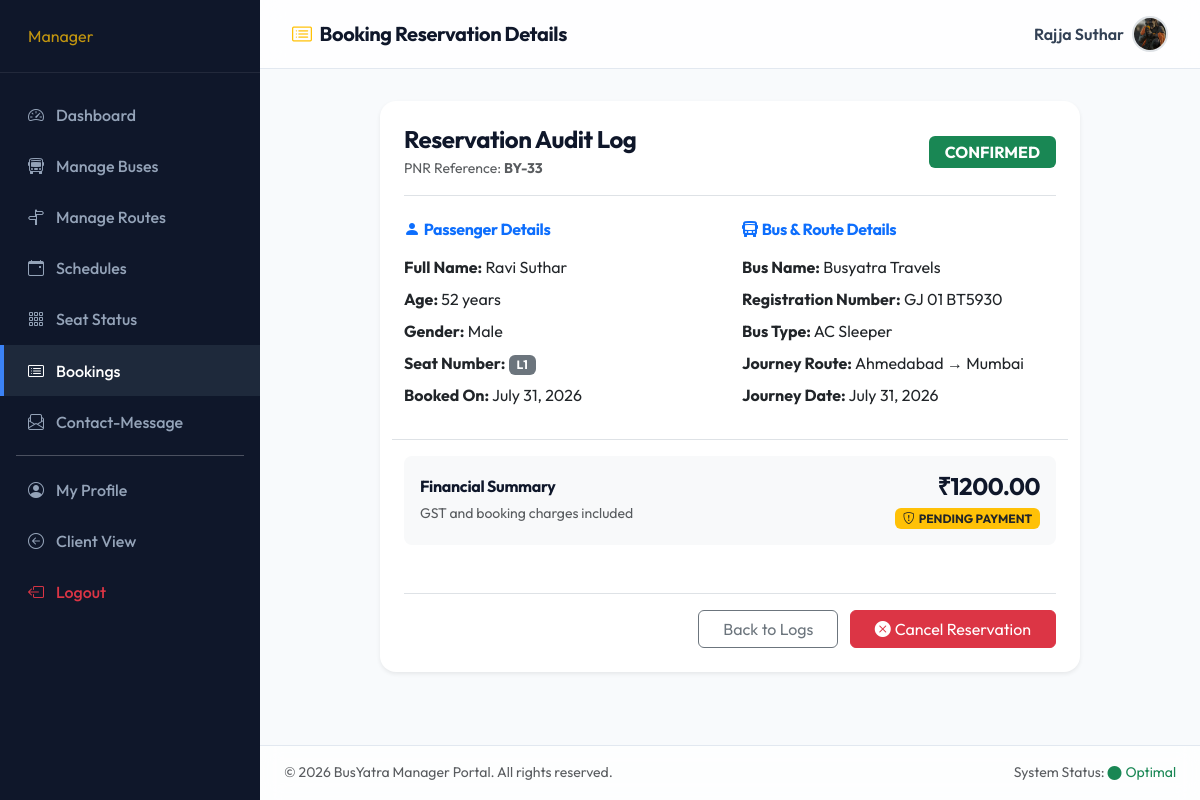
Before: /manager-booking/33/ (signed in) with the older database file.
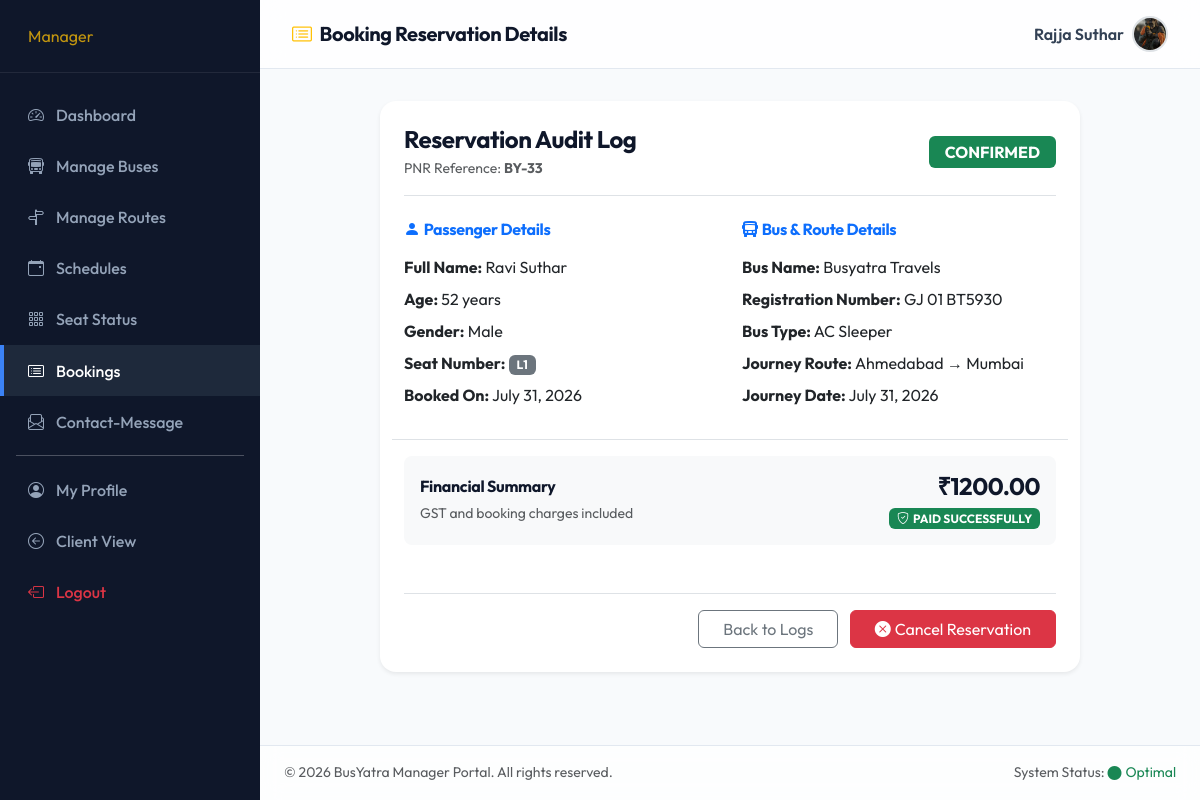
After: the same page with the newer database file.
### Bus/models.py (models this page shows, shortened)
class User(models.Model):
    name = models.CharField(max_length=100)
    email = models.EmailField(unique=True)
    phone = models.CharField(max_length=15, unique=True)
    password = models.CharField(max_length=100)
    profile =models.ImageField(default='', upload_to='profile/')
    usertype = models.CharField(max_length=20, default="customer")

class Booking(models.Model):
    user = models.ForeignKey(User, on_delete=models.CASCADE)
    bus = models.ForeignKey(Bus, on_delete=models.CASCADE)
    seat_number = models.CharField(max_length=10)
    passenger_name = models.CharField(max_length=100)
    passenger_age = models.IntegerField()
    passenger_gender = models.CharField(max_length=10)
    amount = models.DecimalField(max_digits=10, decimal_places=2)
    booking_date = models.DateField(auto_now_add=True)
    travel_date = models.DateField()
    JOURNEY_TYPE_CHOICES = [
        ('ONE_WAY', 'One Way'),
        ('ROUND_TRIP', 'Round Trip'),
    ]
    journey_type = models.CharField(
        max_length=20,
        choices=JOURNEY_TYPE_CHOICES,
        default='ONE_WAY'
    )
    round_trip_id = models.UUIDField(
        default=None,
        null=True,
        blank=True,
        db_index=True
    )
    STATUS_CHOICES = [
        ('booked', 'Booked'),
        ('cancelled', 'Cancelled'),
        ('completed', 'Completed'),
    ]
    status = models.CharField(
        max_length=20,
        choices=STATUS_CHOICES,
        default='booked'
    )
    payment_id = models.CharField(
        max_length=150,
        blank=True,
        null=True
    )
    razorpay_order_id = models.CharField(
        max_length=150,
        blank=True,
        null=True
    )
    razorpay_signature = models.CharField(
        max_length=255,
        blank=True,
        null=True
    )
    payment = models.BooleanField(default=False)
    booking_status = models.CharField(
        max_length=20,
        default='booked'
    )
    payment_status = models.CharField(
        max_length=20,
        default='pending'
    )

class Bus(models.Model):
    manager = models.ForeignKey(User, on_delete=models.CASCADE)
    bus_name = models.CharField(max_length=100)
    bus_number = models.CharField(max_length=20)
    bus_type = models.CharField(max_length=20)
    source = models.CharField(max_length=100)
    destination = models.CharField(max_length=100)
    departure_time = models.TimeField()
    arrival_time = models.TimeField()
    total_seats = models.IntegerField()
    available_seats = models.IntegerField()
    fare = models.DecimalField(max_digits=10, decimal_places=2)
    image = models.ImageField(default='', upload_to='bus/')

### Bus/views.py (the view)
# urls.py: path('manager-booking/<int:booking_id>/', views.manager_booking_detail, name='manager_booking_detail'),
def manager_booking_detail(request, booking_id):
    manager = get_manager_user(request)
    if not manager:
        return redirect('login')
    try:
        booking = Booking.objects.get(id=booking_id, bus__manager=manager)
        return render(request, 'manager-booking-detail.html', {'booking': booking})
    except Booking.DoesNotExist:
        return redirect('manager_bookings')

### Bus/context_processors.py (called while the page is built)
def login_user(request):
    email = request.session.get('email')
    if email:
        try:
            user = User.objects.get(email=email)
            return {'login_user': user}
        except User.DoesNotExist:
            pass
    return {'login_user': None}

### Bus/views.py (called while the page is built)
def get_manager_user(request):
    try:
        return get_logged_in_user(request, 'manager')
    except Exception as e:
        logger.error(f"Error in get_manager_user: {e}")
        return None

def get_logged_in_user(request, usertype):
    email = request.session.get('email')
    if not email:
        return None
    try:
        return User.objects.get(email=email, usertype=usertype)
    except User.DoesNotExist:
        return None

### Bus/templates/manager-booking-detail.html (shortened to what this page needs)
{% load static %}
<!DOCTYPE html>
<html lang="en">
<head>
    <link href="https://cdn.jsdelivr.net/npm/bootstrap@5.3.2/dist/css/bootstrap.min.css" rel="stylesheet">
    <link href="https://cdn.jsdelivr.net/npm/bootstrap-icons@1.11.2/font/bootstrap-icons.min.css" rel="stylesheet">
    <link rel="stylesheet" href="{% static 'assets/css/style.css' %}">
</head>
<body>
    <div class="admin-wrapper">
        <nav class="admin-sidebar">
            <div class="sidebar-header">
                <span class="fs-6 text-warning ms-1 opacity-75">Manager</span>
            </div>
            <div class="nav flex-column mt-3">
                <a href="{% url 'manager_dashboard' %}" class="nav-link" id="sidebar-dashboard"><i
                        class="bi bi-speedometer2"></i>Dashboard</a>
                <a href="{% url 'manager_buses' %}" class="nav-link" id="sidebar-buses"><i
                        class="bi bi-bus-front"></i>Manage Buses</a>
                <a href="{% url 'manager_routes' %}" class="nav-link" id="sidebar-routes"><i
                        class="bi bi-signpost-split"></i>Manage Routes</a>
                <a href="{% url 'manager_schedules' %}" class="nav-link" id="sidebar-schedules"><i
                        class="bi bi-calendar-event"></i>Schedules</a>
                <a href="{% url 'manager_seats' %}" class="nav-link" id="sidebar-seats"><i
                        class="bi bi-grid-3x3-gap"></i>Seat Status</a>
                <a href="{% url 'manager_bookings' %}" class="nav-link active" id="sidebar-bookings"><i
                        class="bi bi-card-list"></i>Bookings</a>
                <a href="{% url 'contact_message' %}" class="nav-link" id="sidebar-contact"><i
                        class="bi bi-envelope-paper"></i>Contact-Message</a>
                <hr class="text-white opacity-25 my-2 mx-3">
                <a href="{% url 'manager_profile' %}" class="nav-link" id="sidebar-profile"><i
                        class="bi bi-person-circle"></i>My Profile</a>
                <a href="{% url 'index' %}" class="nav-link"><i class="bi bi-arrow-left-circle"></i>Client View</a>
                <a href="{% url 'logout' %}" class="nav-link text-danger mt-auto"><i class="bi bi-box-arrow-left"></i>Logout</a>
            </div>
        </nav>
        <div class="admin-content d-flex flex-column">
            <header class="admin-header d-flex justify-content-between align-items-center">
                <h5 class="mb-0 text-navy-dark fw-bold"><i class="bi bi-card-list text-warning me-2"></i>Booking Reservation Details</h5>
                <div class="d-flex align-items-center gap-2">
                    <span class="fw-semibold text-navy-dark">{{ login_user.name }}</span>
                    {% if login_user.profile and login_user.profile.name %}
                        <img src="{{ login_user.profile.url }}" width="36" height="36" class="rounded-circle border border-2 object-fit-cover">
                    {% else %}
                        <div class="profile-img-container m-0 bg-warning text-dark d-flex align-items-center justify-content-center" style="width:36px; height:36px; font-size:0.95rem; font-weight:700; border-radius: 50%;">{{ login_user.name|slice:":2"|upper }}</div>
                    {% endif %}
                </div>
            </header>
            <main class="admin-body">
                <div class="container-fluid p-0" style="max-width: 700px; margin: 0 auto;">
                    <div class="card card-custom p-4 shadow-sm border-0">
                        <div class="d-flex justify-content-between align-items-center border-bottom pb-3 mb-4">
                            <div>
                                <h4 class="fw-bold text-navy-dark mb-1">Reservation Audit Log</h4>
                                <p class="text-muted small mb-0">PNR Reference: <strong>BY-{{ booking.id }}</strong></p>
                            </div>
                            <div>
                                {% if booking.status == 'booked' %}
                                    <span class="badge bg-success px-3 py-2 fs-6">CONFIRMED</span>
                                {% elif booking.status == 'cancelled' %}
                                    <span class="badge bg-danger px-3 py-2 fs-6">CANCELLED</span>
                                {% else %}
                                    <span class="badge bg-secondary px-3 py-2 fs-6">{{ booking.status|upper }}</span>
                                {% endif %}
                            </div>
                        </div>
                        <div class="row g-4">
                            <div class="col-md-6">
                                <h6 class="fw-bold text-primary mb-3"><i class="bi bi-person-fill me-1"></i>Passenger Details</h6>
                                <p class="mb-2"><strong>Full Name:</strong> {{ booking.passenger_name }}</p>
                                <p class="mb-2"><strong>Age:</strong> {{ booking.passenger_age }} years</p>
                                <p class="mb-2"><strong>Gender:</strong> {{ booking.passenger_gender }}</p>
                                <p class="mb-2"><strong>Seat Number:</strong> <span class="badge bg-secondary fs-7 px-2.5 py-1">{{ booking.seat_number }}</span></p>
                                <p class="mb-2"><strong>Booked On:</strong> {{ booking.booking_date }}</p>
                            </div>
                            <div class="col-md-6">
                                <h6 class="fw-bold text-primary mb-3"><i class="bi bi-bus-front-fill me-1"></i>Bus & Route Details</h6>
                                <p class="mb-2"><strong>Bus Name:</strong> {{ booking.bus.bus_name }}</p>
                                <p class="mb-2"><strong>Registration Number:</strong> {{ booking.bus.bus_number }}</p>
                                <p class="mb-2"><strong>Bus Type:</strong> {{ booking.bus.bus_type }}</p>
                                <p class="mb-2"><strong>Journey Route:</strong> {{ booking.bus.source }} → {{ booking.bus.destination }}</p>
                                <p class="mb-2"><strong>Journey Date:</strong> {{ booking.travel_date }}</p>
                            </div>
                            <div class="col-12 border-top pt-3 mt-4">
                                <div class="bg-light p-3 rounded-3 d-flex justify-content-between align-items-center">
                                    <div>
                                        <h6 class="fw-bold text-navy-dark mb-1">Financial Summary</h6>
                                        <small class="text-muted">GST and booking charges included</small>
                                    </div>
                                    <div class="text-end">
                                        <h4 class="fw-bold text-navy-dark mb-1">₹{{ booking.amount }}</h4>
                                        <div>
                                            {% if booking.payment %}
                                                <span class="badge bg-success"><i class="bi bi-shield-check me-1"></i>PAID SUCCESSFULLY</span>
                                            {% else %}
                                                <span class="badge bg-warning text-dark"><i class="bi bi-shield-exclamation me-1"></i>PENDING PAYMENT</span>
                                            {% endif %}
                                        </div>
                                    </div>
                                </div>
                            </div>
                        </div>
                        <div class="mt-5 text-end border-top pt-3">
                            <a href="{% url 'manager_bookings' %}" class="btn btn-outline-secondary px-4 me-2">Back to Logs</a>
                            {% if booking.status != 'cancelled' %}
                                <a href="{% url 'manager_cancel_booking' booking.id %}" class="btn btn-danger px-4" onclick="return confirm('Are you sure you want to cancel this booking and release the seat?')">
                                    <i class="bi bi-x-circle-fill me-1"></i>Cancel Reservation
                                </a>
                            {% endif %}
                        </div>
                    </div>
                </div>
            </main>
            <footer class="admin-footer py-3 px-4 mt-auto text-muted small d-flex justify-content-between align-items-center">
                <div>&copy; 2026 BusYatra Manager Portal. All rights reserved.</div>
                <div>System Status: <span class="text-success"><i class="bi bi-circle-fill fs-8 me-1 align-middle"></i>Optimal</span></div>
            </footer>
        </div>
    </div>
</body>
</html>

### Bus/static/assets/css/style.css (style rules this page uses)
:root { --navy-dark: #0F172A; --navy-light: #1E293B; --blue-primary: #3B82F6; --blue-hover: #2563EB; --blue-light: #EFF6FF; --amber-accent: #F59E0B; --amber-hover: #D97706; --amber-light: #FEF3C7; --green-success: #10B981; --green-hover: #059669; --green-light: #ECFDF5; --gray-bg: #F8FAFC; --gray-border: #E2E8F0; --text-main: #334155; --text-muted: #64748B; --transition-smooth: all 0.25s cubic-bezier(0.4, 0, 0.2, 1); --shadow-sm: 0 1px 3px 0 rgba(0, 0, 0, 0.05), 0 1px 2px 0 rgba(0, 0, 0, 0.02); --shadow-md: 0 4px 6px -1px rgba(0, 0, 0, 0.05), 0 2px 4px -1px rgba(0, 0, 0, 0.03); --shadow-lg: 0 10px 25px -5px rgba(0, 0, 0, 0.05), 0 8px 10px -6px rgba(0, 0, 0, 0.03); }
html, body { width: 100% !important; margin: 0 !important; padding: 0 !important; }
body { font-family: 'Outfit', sans-serif; color: var(--text-main); background-color: var(--gray-bg); overflow-x: hidden; }
h1, h2, h3, h4, h5, h6 { font-weight: 700; color: var(--navy-dark); letter-spacing: -0.02em; }
.card-custom { background: #FFFFFF; border-radius: 16px; border: 1px solid #E2E8F0; box-shadow: 0 4px 15px rgba(0, 0, 0, 0.04); transition: transform 0.3s cubic-bezier(0.4, 0, 0.2, 1), box-shadow 0.3s cubic-bezier(0.4, 0, 0.2, 1); overflow: hidden; }
.admin-wrapper { display: flex; min-height: 100vh; }
.admin-sidebar { width: 260px; background-color: var(--navy-dark); color: #FFFFFF; transition: var(--transition-smooth); z-index: 100; }
.admin-sidebar .sidebar-header { padding: 1.5rem; border-bottom: 1px solid rgba(255, 255, 255, 0.08); }
.admin-sidebar .sidebar-header span { color: var(--blue-primary); }
.admin-sidebar .nav-link { color: #94A3B8; padding: 0.85rem 1.5rem; font-weight: 500; display: flex; align-items: center; gap: 0.75rem; border-radius: 0; border-left: 4px solid transparent; transition: var(--transition-smooth); }
.admin-sidebar .nav-link:hover, .admin-sidebar .nav-link.active { color: #FFFFFF; background-color: var(--navy-light); border-left-color: var(--blue-primary); }
.admin-content { flex: 1; background-color: var(--gray-bg); min-width: 0; }
.admin-header { background-color: rgba(255, 255, 255, 0.8) !important; backdrop-filter: blur(12px) saturate(180%); -webkit-backdrop-filter: blur(12px) saturate(180%); border-bottom: 1px solid var(--gray-border); padding: 1rem 2rem; position: sticky; top: 0; z-index: 1010; }
.admin-body { padding: 2rem; }
.admin-footer { background-color: rgba(255, 255, 255, 0.75) !important; backdrop-filter: blur(10px); -webkit-backdrop-filter: blur(10px); border-top: 1px solid var(--gray-border); }
body { top: 0px !important; position: static !important; margin-top: 0px !important; }

Changed rows visible on the page:
changed Booking "Ravi Suthar": payment False → True (drawn)
Other visible differences:
text no longer shown: "PENDING PAYMENT"
text now shown: "PAID SUCCESSFULLY"
